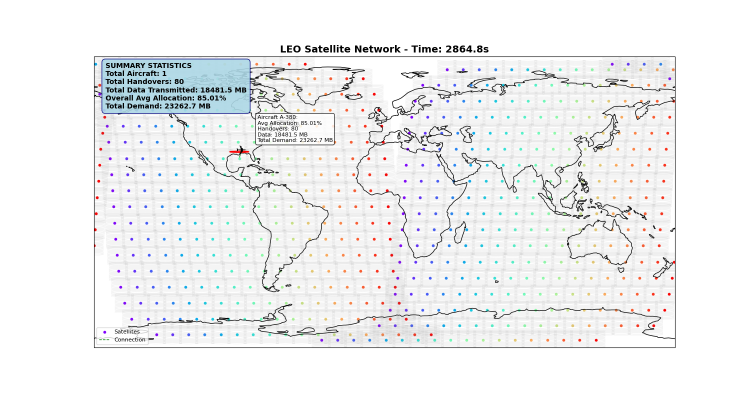
#> input picture simulationImages/PPO/sat_positions_100.png, 1500 x 800 px (shown at 1/2 size); its folder holds only this picture in this run
$ python generate_satellite_gif_Compressed.py
#> lines starting #> are read from the running program, lines starting #| are printed output that depends on the picture
import os
import re
from PIL import Image
import numpy as np
import matplotlib.pyplot as plt
import matplotlib.animation as animation
from IPython.display import HTML, display

def extract_number(filename):
    """Extract the number from filename for proper sorting"""
    match = re.search(r'(\d+)', filename)
    return int(match.group(1)) if match else 0

def create_gif(image_folder, output_gif, duration=500, resize_to=None):
#> called with image_folder = 'simulationImages/PPO', output_gif = 'satellite_simulation_ppo.gif', duration = 500, resize_to = (640, 480)
    images = [img for img in os.listdir(image_folder) if img.endswith('.png')]
    if not images:
        print("No PNG images found in the specified folder.")
        return

    images.sort(key=extract_number)
    print(f"Found {len(images)} images, processing in order: {images[:5]}...")

    frames = []
    for image_name in images:
        image_path = os.path.join(image_folder, image_name)
        img = Image.open(image_path)
#> img is the input picture: PIL image 1500x800 RGBA; mean R, G, B, A 238.9, 239.8, 240.3, 255
        if resize_to:
            img = img.resize(resize_to, Image.Resampling.LANCZOS)
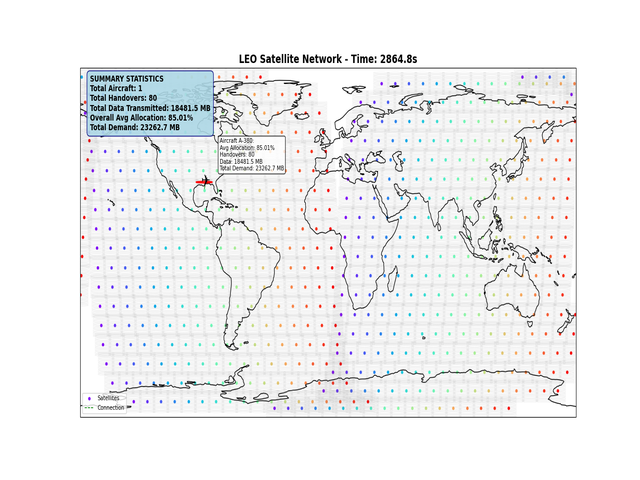
#> img: PIL image 640x480 RGBA; mean R, G, B, A 238.7, 239.5, 240, 255
        frames.append(img.convert('P', palette=Image.ADAPTIVE))  # Reduce color depth

    frames[0].save(
        output_gif,
        format='GIF',
        append_images=frames[1:],
        save_all=True,
        duration=duration,
        loop=0,
        optimize=True  # Try to optimize GIF
    )
    print(f"GIF saved as {output_gif}")


def display_frames_as_animation(image_folder, interval=10):
    # Get all PNG files in the folder, sorted by number in filename
    images = [img for img in os.listdir(image_folder) if img.endswith('.png')]
    if not images:
        print("No PNG images found in the specified folder.")
        return

    # Sort by the number in the filename
    images.sort(key=extract_number)

    # Load images as numpy arrays
    frames = [np.array(Image.open(os.path.join(image_folder, img))) for img in images]

    fig = plt.figure(figsize=(frames[0].shape[1]/80, frames[0].shape[0]/80), dpi=80)
    plt.axis('off')
    imgs = [[plt.imshow(f, animated=True)] for f in frames]
    ani = animation.ArtistAnimation(fig, imgs, interval=interval, blit=True)
    plt.close(fig)  # Avoid displaying the static plot
    display(HTML(ani.to_jshtml()))

if __name__ == "__main__":
    image_folder = "simulationImages/PPO"
    output_gif = "satellite_simulation_ppo.gif"
    # Example: resize to 640x480
    create_gif(image_folder, output_gif, duration=500, resize_to=(640, 480))
    display_frames_as_animation("simulationImages/PPO", interval=40)
#> (the call stopped at in display_frames_as_animation, `fig = plt.figure(figsize=(frames[0].shape[1]/80, frames[0].shape[0]/80..`: IPython is not available in this run)
